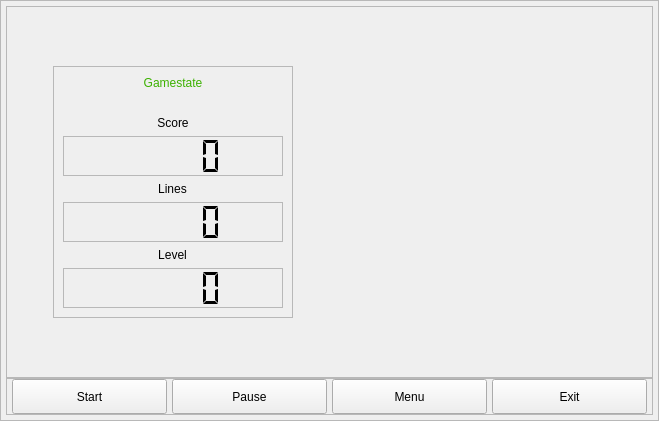
         <widget class="QWidget" name="tetView">
          <layout class="QVBoxLayout" name="verticalLayout_15" stretch="0">
           <property name="spacing">
            <number>0</number>
           </property>
           <property name="leftMargin">
            <number>0</number>
           </property>
           <property name="topMargin">
            <number>0</number>
           </property>
           <property name="rightMargin">
            <number>0</number>
           </property>
           <property name="bottomMargin">
            <number>0</number>
           </property>
           <item>
            <widget class="QFrame" name="frame_13">
             <property name="frameShape">
              <enum>QFrame::StyledPanel</enum>
             </property>
             <property name="frameShadow">
              <enum>QFrame::Raised</enum>
             </property>
             <layout class="QVBoxLayout" name="verticalLayout_16">
              <property name="spacing">
               <number>0</number>
              </property>
              <property name="leftMargin">
               <number>5</number>
              </property>
              <property name="topMargin">
               <number>5</number>
              </property>
              <property name="rightMargin">
               <number>5</number>
              </property>
              <property name="bottomMargin">
               <number>5</number>
              </property>
              <item>
               <widget class="QFrame" name="frame_14">
                <property name="sizePolicy">
                 <sizepolicy hsizetype="Preferred" vsizetype="Preferred">
                  <horstretch>0</horstretch>
                  <verstretch>0</verstretch>
                 </sizepolicy>
                </property>
                <property name="frameShape">
                 <enum>QFrame::StyledPanel</enum>
                </property>
                <property name="frameShadow">
                 <enum>QFrame::Raised</enum>
                </property>
                <layout class="QHBoxLayout" name="horizontalLayout_5" stretch="0,0">
                 <property name="spacing">
                  <number>0</number>
                 </property>
                 <property name="leftMargin">
                  <number>10</number>
                 </property>
                 <property name="topMargin">
                  <number>0</number>
                 </property>
                 <property name="rightMargin">
                  <number>10</number>
                 </property>
                 <property name="bottomMargin">
                  <number>0</number>
                 </property>
                 <item alignment="Qt::AlignHCenter|Qt::AlignVCenter">
                  <widget class="QFrame" name="tetScoreFrame">
                   <property name="sizePolicy">
                    <sizepolicy hsizetype="Preferred" vsizetype="Preferred">
                     <horstretch>0</horstretch>
                     <verstretch>0</verstretch>
                    </sizepolicy>
                   </property>
                   <property name="maximumSize">
                    <size>
                     <width>16777215</width>
                     <height>16777215</height>
                    </size>
                   </property>
                   <property name="frameShape">
                    <enum>QFrame::StyledPanel</enum>
                   </property>
                   <property name="frameShadow">
                    <enum>QFrame::Raised</enum>
                   </property>
                   <layout class="QVBoxLayout" name="verticalLayout_17" stretch="0,0,0,0,0,0,0,0">
                    <item alignment="Qt::AlignTop">
                     <widget class="QLabel" name="tetStateLabel">
                      <property name="styleSheet">
                       <string notr="true">font: 28px &quot;PhrasticMedium&quot;;
color:rgb(59, 177, 0);</string>
                      </property>
                      <property name="text">
                       <string>Gamestate</string>
                      </property>
                      <property name="alignment">
                       <set>Qt::AlignCenter</set>
                      </property>
                      <property name="margin">
                       <number>5</number>
                      </property>
                     </widget>
                    </item>
                    <item>
                     <widget class="QLabel" name="nextTetLabel">
                      <property name="text">
                       <string/>
                      </property>
                      <property name="scaledContents">
                       <bool>false</bool>
                      </property>
                      <property name="alignment">
                       <set>Qt::AlignLeading|Qt::AlignLeft|Qt::AlignVCenter</set>
                      </property>
                      <property name="textInteractionFlags">
                       <set>Qt::NoTextInteraction</set>
                      </property>
                     </widget>
                    </item>
                    <item alignment="Qt::AlignHCenter|Qt::AlignBottom">
                     <widget class="QLabel" name="label_11">
                      <property name="text">
                       <string>Score</string>
                      </property>
                      <property name="alignment">
                       <set>Qt::AlignCenter</set>
                      </property>
                     </widget>
                    </item>
                    <item alignment="Qt::AlignBottom">
                     <widget class="QLCDNumber" name="tetScoreLCD">
                      <property name="sizePolicy">
                       <sizepolicy hsizetype="Preferred" vsizetype="Preferred">
                        <horstretch>0</horstretch>
                        <verstretch>0</verstretch>
                       </sizepolicy>
                      </property>
                      <property name="minimumSize">
                       <size>
                        <width>220</width>
                        <height>40</height>
                       </size>
                      </property>
                      <property name="maximumSize">
                       <size>
                        <width>220</width>
                        <height>40</height>
                       </size>
                      </property>
                      <property name="frameShape">
                       <enum>QFrame::StyledPanel</enum>
                      </property>
                      <property name="mode">
                       <enum>QLCDNumber::Dec</enum>
                      </property>
                      <property name="segmentStyle">
                       <enum>QLCDNumber::Flat</enum>
                      </property>
                      <property name="intValue" stdset="0">
                       <number>500000</number>
                      </property>
                     </widget>
                    </item>
                    <item alignment="Qt::AlignHCenter|Qt::AlignBottom">
                     <widget class="QLabel" name="label_13">
                      <property name="frameShadow">
                       <enum>QFrame::Plain</enum>
                      </property>
                      <property name="text">
                       <string>Lines</string>
                      </property>
                      <property name="alignment">
                       <set>Qt::AlignCenter</set>
                      </property>
                     </widget>
                    </item>
                    <item>
                     <widget class="QLCDNumber" name="tetLinesLCD">
                      <property name="sizePolicy">
                       <sizepolicy hsizetype="Preferred" vsizetype="Preferred">
                        <horstretch>0</horstretch>
                        <verstretch>0</verstretch>
                       </sizepolicy>
                      </property>
                      <property name="minimumSize">
                       <size>
                        <width>220</width>
                        <height>40</height>
                       </size>
                      </property>
                      <property name="maximumSize">
                       <size>
                        <width>220</width>
                        <height>40</height>
                       </size>
                      </property>
                      <property name="font">
                       <font>
                        <pointsize>12</pointsize>
                        <bold>true</bold>
                       </font>
                      </property>
                      <property name="frameShape">
                       <enum>QFrame::StyledPanel</enum>
                      </property>
                      <property name="frameShadow">
                       <enum>QFrame::Raised</enum>
                      </property>
                      <property name="smallDecimalPoint">
                       <bool>false</bool>
                      </property>
                      <property name="segmentStyle">
                       <enum>QLCDNumber::Flat</enum>
                      </property>
                     </widget>
                    </item>
                    <item alignment="Qt::AlignHCenter|Qt::AlignBottom">
                     <widget class="QLabel" name="label_12">
                      <property name="text">
                       <string>Level</string>
                      </property>
                      <property name="alignment">
                       <set>Qt::AlignCenter</set>
                      </property>
                     </widget>
                    </item>
                    <item alignment="Qt::AlignTop">
                     <widget class="QLCDNumber" name="tetLvlLCD">
                      <property name="sizePolicy">
                       <sizepolicy hsizetype="Preferred" vsizetype="Preferred">
                        <horstretch>0</horstretch>
                        <verstretch>0</verstretch>
                       </sizepolicy>
                      </property>
                      <property name="minimumSize">
                       <size>
                        <width>220</width>
                        <height>40</height>
                       </size>
                      </property>
                      <property name="maximumSize">
                       <size>
                        <width>220</width>
                        <height>40</height>
                       </size>
                      </property>
                      <property name="font">
                       <font>
                        <pointsize>12</pointsize>
                        <bold>true</bold>
                       </font>
                      </property>
                      <property name="frameShape">
                       <enum>QFrame::StyledPanel</enum>
                      </property>
                      <property name="frameShadow">
                       <enum>QFrame::Raised</enum>
                      </property>
                      <property name="smallDecimalPoint">
                       <bool>false</bool>
                      </property>
                      <property name="segmentStyle">
                       <enum>QLCDNumber::Flat</enum>
                      </property>
                     </widget>
                    </item>
                   </layout>
                  </widget>
                 </item>
                 <item alignment="Qt::AlignHCenter">
                  <widget class="QWidget" name="tetrisBoardWidget" native="true">
                   <property name="sizePolicy">
                    <sizepolicy hsizetype="Preferred" vsizetype="Preferred">
                     <horstretch>0</horstretch>
                     <verstretch>0</verstretch>
                    </sizepolicy>
                   </property>
                   <property name="minimumSize">
                    <size>
                     <width>200</width>
                     <height>370</height>
                    </size>
                   </property>
                   <property name="maximumSize">
                    <size>
                     <width>225</width>
                     <height>370</height>
                    </size>
                   </property>
                  </widget>
                 </item>
                </layout>
               </widget>
              </item>
              <item alignment="Qt::AlignBottom">
               <widget class="QFrame" name="tetBtnFrame">
                <property name="minimumSize">
                 <size>
                  <width>155</width>
                  <height>35</height>
                 </size>
                </property>
                <property name="frameShape">
                 <enum>QFrame::StyledPanel</enum>
                </property>
                <property name="frameShadow">
                 <enum>QFrame::Raised</enum>
                </property>
                <layout class="QHBoxLayout" name="horizontalLayout_2">
                 <property name="spacing">
                  <number>5</number>
                 </property>
                 <property name="leftMargin">
                  <number>5</number>
                 </property>
                 <property name="topMargin">
                  <number>0</number>
                 </property>
                 <property name="rightMargin">
                  <number>5</number>
                 </property>
                 <property name="bottomMargin">
                  <number>0</number>
                 </property>
                 <item alignment="Qt::AlignBottom">
                  <widget class="QPushButton" name="tetStartBtn">
                   <property name="minimumSize">
                    <size>
                     <width>155</width>
                     <height>35</height>
                    </size>
                   </property>
                   <property name="focusPolicy">
                    <enum>Qt::NoFocus</enum>
                   </property>
                   <property name="text">
                    <string>Start</string>
                   </property>
                  </widget>
                 </item>
                 <item alignment="Qt::AlignBottom">
                  <widget class="QPushButton" name="tetPauseBtn">
                   <property name="minimumSize">
                    <size>
                     <width>155</width>
                     <height>35</height>
                    </size>
                   </property>
                   <property name="focusPolicy">
                    <enum>Qt::NoFocus</enum>
                   </property>
                   <property name="text">
                    <string>Pause</string>
                   </property>
                  </widget>
                 </item>
                 <item alignment="Qt::AlignBottom">
                  <widget class="QPushButton" name="tetMenuBtn">
                   <property name="minimumSize">
                    <size>
                     <width>155</width>
                     <height>35</height>
                    </size>
                   </property>
                   <property name="focusPolicy">
                    <enum>Qt::NoFocus</enum>
                   </property>
                   <property name="text">
                    <string>Menu</string>
                   </property>
                  </widget>
                 </item>
                 <item alignment="Qt::AlignBottom">
                  <widget class="QPushButton" name="tetExitBtn">
                   <property name="minimumSize">
                    <size>
                     <width>155</width>
                     <height>35</height>
                    </size>
                   </property>
                   <property name="focusPolicy">
                    <enum>Qt::NoFocus</enum>
                   </property>
                   <property name="text">
                    <string>Exit</string>
                   </property>
                  </widget>
                 </item>
                </layout>
               </widget>
              </item>
             </layout>
            </widget>
           </item>
          </layout>
         </widget>
